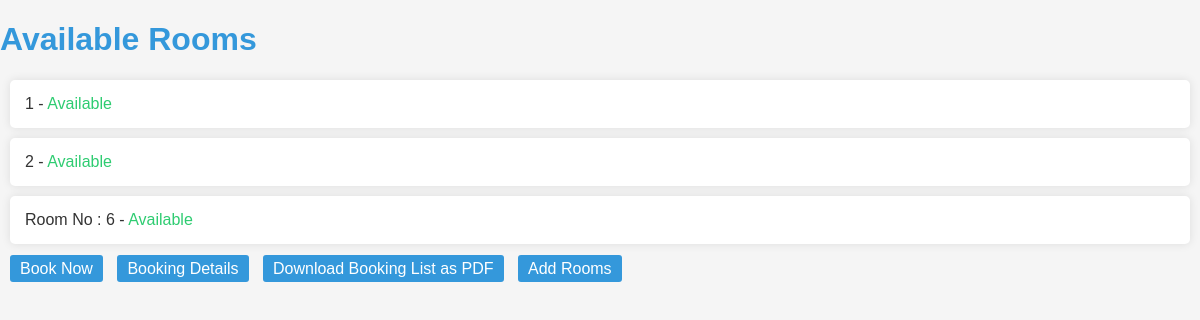
Before: / with the older database file.
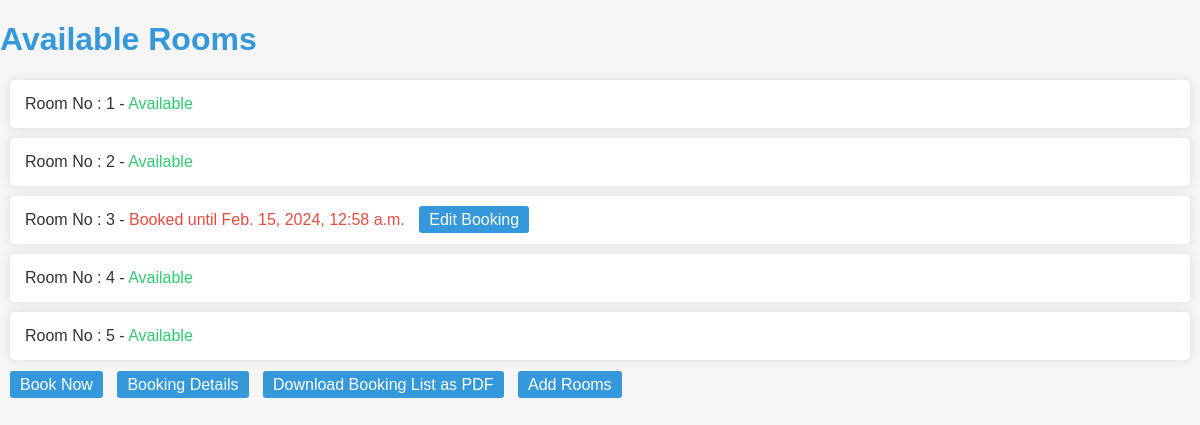
After: the same page with the newer database file.
### svapp/models.py (models this page shows, shortened)
class Room(models.Model):
    room_number = models.CharField(max_length=50)
    is_available = models.BooleanField(default=True)

class Booking(models.Model):
    rooms = models.ManyToManyField(Room)
    name = models.CharField(max_length=50, null=True)
    address = models.CharField(max_length=500, null=True)
    phone = models.BigIntegerField(null=True)
    aadhar = models.BigIntegerField(null=True)
    price = models.DecimalField(max_digits=10, decimal_places=2, null=True)
    checkin_datetime = models.DateTimeField(null=True)
    checkout_datetime = models.DateTimeField(null=True)

### svapp/views.py (the view)
# urls.py: path('', room_list, name='room_list'),
def room_list(request):
    rooms = Room.objects.all()
    now = timezone.now()
    for room in rooms:
        bookings = Booking.objects.filter(rooms=room, checkout_datetime__gte=now)
        if bookings.exists():
            room.is_available = False
            room.booking = bookings.first()
        else:
            room.is_available = True
            room.booking = None
    return render(request, 'room_list.html', {'rooms': rooms, 'now': now})

### svapp/templates/room_list.html (shortened to what this page needs)
<!DOCTYPE html>
<html lang="en">
<head>
</head>
<body>
    <h1>Available Rooms</h1>
    <ul>
        {% for room in rooms %}
            <li>
                {{ room.room_number }} -
                {% if room.is_available %}
                    <span class="available">Available</span>
                {% else %}
                    <span class="booked">Booked until {{ room.booking.checkout_datetime }}</span>
                    {% if room.booking %}
                        <a class="book-now-btn" href="{% url 'edit_booking' room.booking.id %}">Edit Booking</a>
                    {% endif %}
                {% endif %}
            </li>
        {% endfor %}
    </ul>
    <a class="book-now-btn" href="{% url 'book_room' %}">Book Now</a>
    <a class="book-now-btn" href="{% url 'booking_list' %}">Booking Details</a>
    <a class="book-now-btn" href="{% url 'generate_pdf' %}">Download Booking List as PDF</a>
    <a class="book-now-btn" href="{% url 'add_room' %}">Add Rooms</a>
</body>
</html>

### svapp/templates/room_list.html (style rules this page uses)
body { font-family: 'Arial', sans-serif; background-color: #f5f5f5; color: #333; margin: 0; padding: 0; }
h1 { color: #3498db; }
ul { list-style-type: none; padding: 0; }
li { background-color: #fff; box-shadow: 0 0 10px rgba(0, 0, 0, 0.1); margin: 10px; padding: 15px; border-radius: 5px; transition: background-color 0.3s; }
.available { color: #2ecc71; }
.booked { color: #e74c3c; }
a { text-decoration: none; color: #3498db; margin-left: 10px; }
.book-now-btn { background-color: #3498db; color: #fff; padding: 5px 10px; border-radius: 3px; transition: background-color 0.3s; }

Changed rows visible on the page:
removed Room: room_number "1", is_available "Available"
removed Room: room_number "2", is_available "Available"
removed Room: room_number "Room No : 6", is_available "Available"
added Room: room_number "Room No : 1", is_available "Available"
added Room: room_number "Room No : 2", is_available "Available"
added Room: room_number "Room No : 3", booking.checkout_datetime "Feb. 15, 2024, 12:58 a.m.", shows "Edit Booking"
added Room: room_number "Room No : 4", is_available "Available"
added Room: room_number "Room No : 5", is_available "Available"
